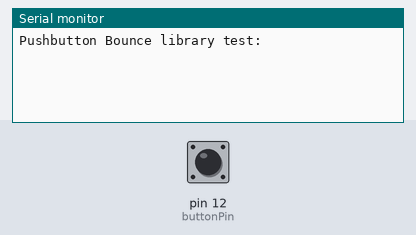
Recording of a sketch running on a simulated Arduino Uno, built with avr-gcc and run on an emulated ATmega328P. On the bench: the last lines printed to the serial monitor. The test bench sets the inputs (shaded band); at power-on: pin 12 (buttonPin) HIGH.

Above: at 1.2 s.
1.3 s: pin 12 (buttonPin) pulled LOW for 0.15 s
At 1.8 s:
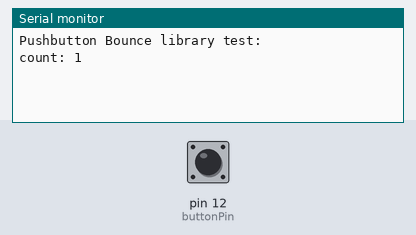
2.9 s: pin 12 (buttonPin) pulled LOW for 1 s
At 4.2 s:
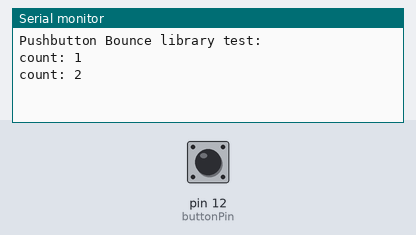
5.4 s: pin 12 (buttonPin) pulled LOW for 0.15 s
At 6.1 s:
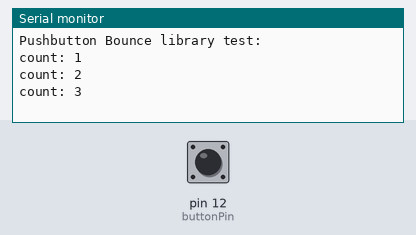

Measured:
- after the input at 1.3 s, the serial monitor: prints a new line after 0.11 s (image 1)
- after the input at 2.9 s, the serial monitor: prints a new line after 0.11 s (image 2)
- after the input at 5.4 s, the serial monitor: prints a new line after 0.11 s (image 3)

The sketch:

Bounce.ino
```cpp
#include <Bounce.h>

const int buttonPin = 12;
Bounce pushbutton = Bounce(buttonPin, 10);  // 10 ms debounce

void setup() {
  pinMode(buttonPin, INPUT_PULLUP);
  Serial.begin(57600);
  Serial.println("Pushbutton Bounce library test:");
}

unsigned int count = 0;            // how many times has it changed to low
unsigned long countAt = 0;         // when count changed
unsigned int countPrinted = 0;     // last count printed

void loop() {
  if (pushbutton.update()) {
    if (pushbutton.fallingEdge()) {
      count = count + 1;
      countAt = millis();
    }
  } else {
    if (count != countPrinted) {
      unsigned long nowMillis = millis();
      if (nowMillis - countAt > 100) {
        Serial.print("count: ");
        Serial.println(count);
        countPrinted = count;
      }
    }
  }
}
```
